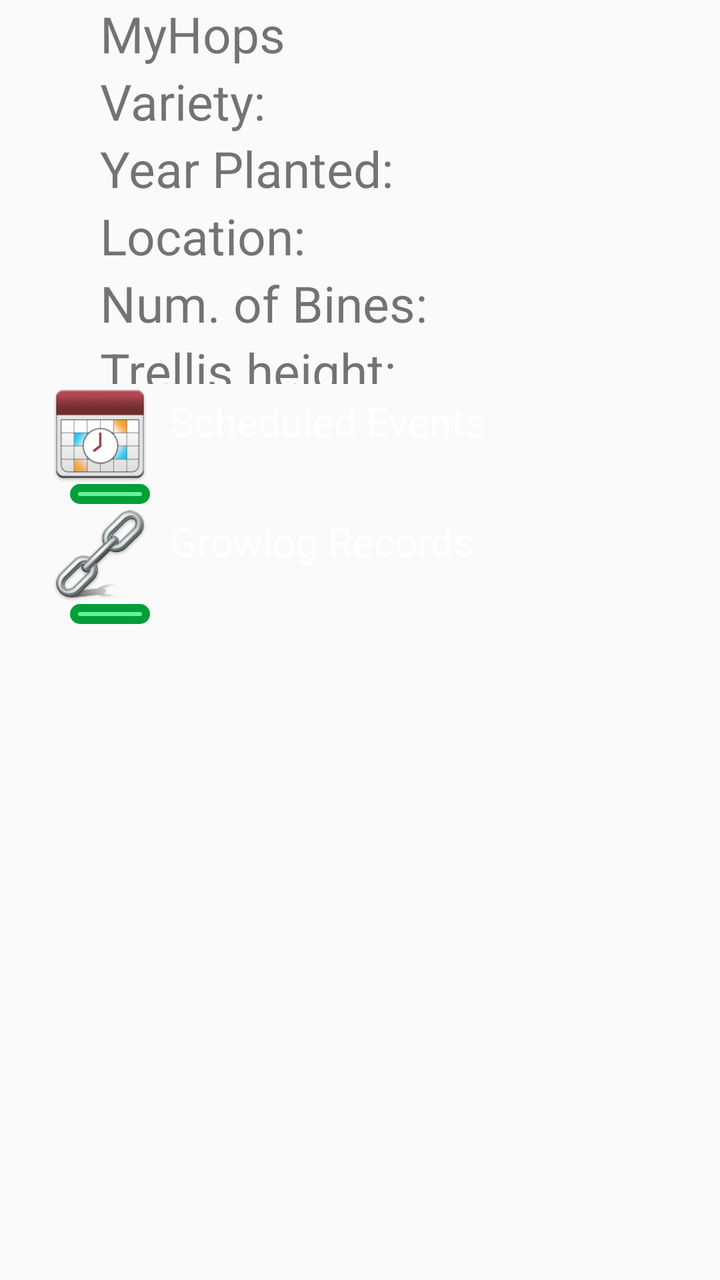
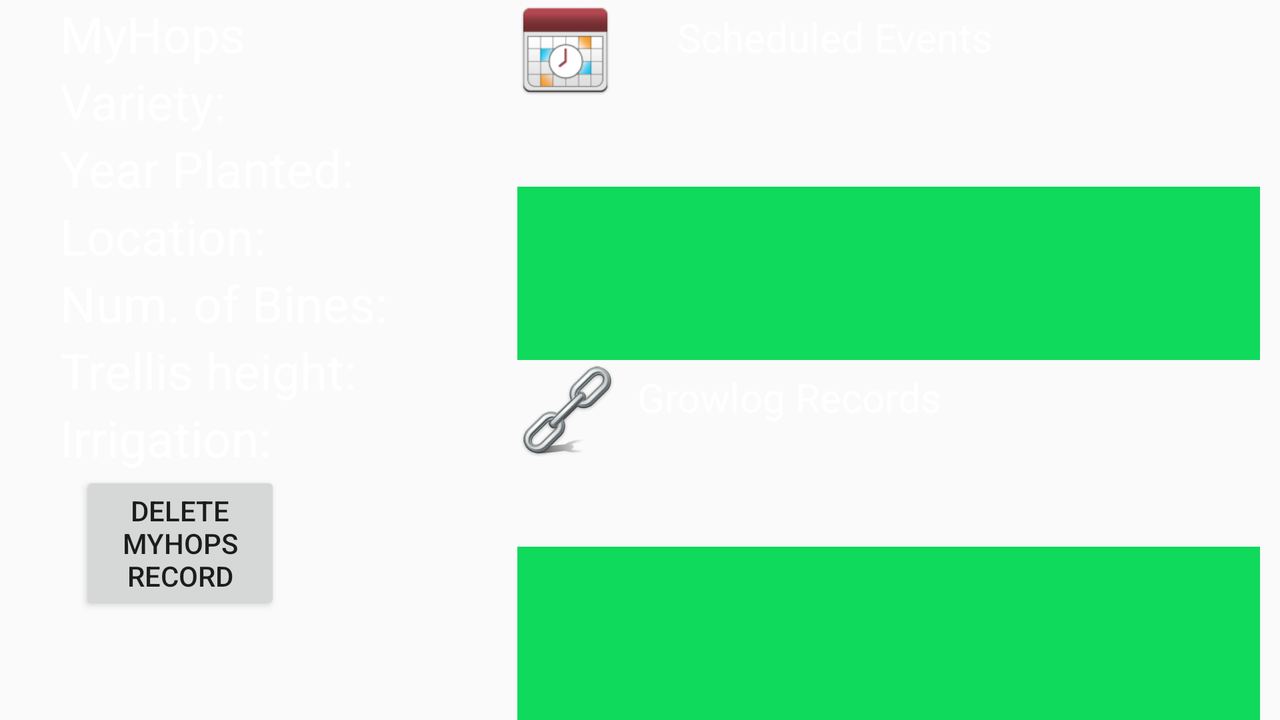

Compare how this app lays out the same screen by default and in its alternative resource folder. The renders come first, then the two layout files and the values they reference.
<!-- AndroidManifest.xml: application theme AppTheme -->
<!-- res/layout/mhfrag_disp.xml -->
<LinearLayout xmlns:android="http://schemas.android.com/apk/res/android"    android:layout_width="match_parent"    android:layout_height="match_parent"    android:orientation="vertical">    <TableLayout        android:layout_width="match_parent"        android:layout_height="0dp"        android:layout_marginLeft="25dp"        android:divider="@drawable/list_divider_hopcolor"        android:layout_weight=".3">        <TableRow android:layout_marginLeft="25dp">            <TextView                android:id="@+id/mhdisp_panel"                android:layout_width="wrap_content"                android:layout_height="wrap_content"                android:text="@string/mhdisp_panel"                android:textSize="25sp" />            <TextView                android:id="@+id/recordnum"                android:layout_width="wrap_content"                android:layout_height="wrap_content"                android:text=""                android:textSize="25sp" />        </TableRow>                <TableRow            android:id="@+id/disp_layout1"            android:layout_marginLeft="25dp"            android:layout_width="match_parent"            android:layout_height="wrap_content">            <TextView                android:layout_width="wrap_content"                android:layout_height="wrap_content"                android:textSize="25sp"                android:text="@string/variety" />            <TextView                android:id="@+id/disp_variety"                android:textSize="25sp"                android:layout_weight="66"                android:layout_width="0dp"                android:layout_height="wrap_content" />        </TableRow>                <TableRow            android:id="@+id/disp_layout_yrplant"            android:layout_marginLeft="25dp"            android:layout_width="match_parent"            android:layout_height="wrap_content">            <TextView                android:id="@+id/yptext"                android:layout_width="wrap_content"                android:layout_height="wrap_content"                android:textSize="25sp"                android:text="@string/yr_planted" />            <TextView                android:id="@+id/disp_yrplant"                android:textSize="25sp"                android:layout_height="wrap_content"                android:layout_weight="66"                android:layout_width="0dp"                android:entries="@array/yearsago" />        </TableRow>                <TableRow            android:id="@+id/disp_layout_loc"            android:layout_marginLeft="25dp"            android:layout_width="match_parent"            android:layout_height="wrap_content">            <TextView                android:id="@+id/textView1"                android:layout_width="wrap_content"                android:layout_height="wrap_content"                android:textSize="25sp"                android:text="@string/location" />            <TextView                android:id="@+id/disp_location"                android:textSize="25sp"                android:layout_height="wrap_content"                android:layout_weight="66"                android:layout_width="0dp" />        </TableRow>                <TableRow            android:id="@+id/disp_layout_acreage"            android:layout_marginLeft="25dp"            android:layout_width="match_parent"            android:layout_height="wrap_content"            android:visibility="gone">            <TextView                android:id="@+id/acreage_text"                android:layout_width="wrap_content"                android:layout_height="wrap_content"                android:textSize="25sp"                android:text="@string/acreage" />            <TextView                android:id="@+id/disp_acreage"                android:textSize="25sp"                android:layout_height="wrap_content"                android:layout_weight="66"                android:layout_width="0dp" />        </TableRow>                <TableRow            android:id="@+id/disp_layout_bines"            android:layout_marginLeft="25dp"            android:layout_width="match_parent"            android:layout_height="wrap_content">            <TextView                android:id="@+id/bines_text"                android:layout_width="wrap_content"                android:layout_height="wrap_content"                android:paddingRight="5dp"                android:textSize="25sp"                android:text="@string/num_bines" />            <TextView                android:id="@+id/disp_bines"                android:textSize="25sp"                android:layout_height="wrap_content"                android:layout_weight="66"                android:layout_width="0dp" />        </TableRow>                <TableRow            android:id="@+id/disp_layout_density"            android:layout_marginLeft="25dp"            android:layout_width="match_parent"            android:layout_height="wrap_content"            android:visibility="gone">            <TextView                android:layout_width="wrap_content"                android:layout_height="wrap_content"                android:textSize="25sp"                android:text="@string/density" />"            <TextView                android:id="@+id/disp_density"                android:textSize="25sp"                android:layout_height="wrap_content"                android:layout_weight="66"                android:layout_width="0dp" />        </TableRow>                <TableRow            android:id="@+id/disp_layout5"            android:layout_marginLeft="25dp"            android:layout_width="match_parent"            android:layout_height="wrap_content">            <TextView                android:layout_width="wrap_content"                android:layout_height="wrap_content"                android:textSize="25sp"                android:text="@string/trellis_hgt" />            <TextView                android:id="@+id/disp_trellis_height"                android:textSize="25sp"                android:layout_weight="66"                android:layout_width="0dp"                android:layout_height="wrap_content"                android:entries="@array/listTHeight" />        </TableRow>                <TableRow            android:id="@+id/disp_layout7"            android:layout_marginLeft="25dp"            android:layout_width="match_parent"            android:layout_height="wrap_content">            <TextView                android:layout_width="wrap_content"                android:layout_height="wrap_content"                android:textSize="25sp"                android:text="@string/irr_type" />            <TextView                android:id="@+id/disp_irrigation"                android:textSize="25sp"                android:layout_weight="66"                android:layout_width="0dp"                android:layout_height="wrap_content"                android:entries="@array/glrec_irrigate" />        </TableRow>        <TableRow            android:layout_width="match_parent"            android:layout_marginLeft="25dp"            android:layout_height="wrap_content"            android:visibility="gone">            <Button                android:id="@+id/mh_button_edit"                android:layout_height="wrap_content"                android:layout_width="wrap_content"                android:text="@string/edit_mh"                android:width="100dip"                android:layout_marginLeft="10dp"                android:layout_marginRight="10dp"                android:layout_weight="1" />            <Button                android:id="@+id/mh_button_clear"                android:layout_height="wrap_content"                android:layout_width="wrap_content"                android:text="@string/clear"                android:width="100dip"                android:layout_marginLeft="10dp"                android:layout_marginRight="10dp"                android:layout_weight="1"                android:visibility="invisible" />        </TableRow>    </TableLayout>        <TableLayout        android:layout_width="match_parent"        android:layout_height="0dp"        android:layout_marginRight="10dp"        android:divider="@drawable/list_divider_hopcolor"        android:layout_weight=".7">        <TableRow android:layout_marginLeft="25dp">            <ImageView                android:id="@+id/grid_item_image1"                android:layout_marginRight="10dp"                android:src="@drawable/schedule"                android:layout_width="50dp"                android:layout_height="50dp"></ImageView>            <TextView                android:id="@+id/grid_item_label1"                android:layout_width="wrap_content"                android:layout_height="wrap_content"                android:text="@string/mhschedule"                android:layout_marginTop="5dp"                android:textSize="20sp"                android:textColor="@color/white" />        </TableRow>        <TableRow android:layout_marginLeft="25dp">            <ListView                android:id="@+id/schedList"                android:layout_width="fill_parent"                android:layout_height="fill_parent"                android:layout_marginLeft="10dp"                android:layout_marginRight="10dp"                android:background="@drawable/list_border" />        </TableRow>        <TableRow android:layout_marginLeft="25dp">            <ImageView                android:id="@+id/grid_item_image2"                android:layout_marginRight="10dp"                android:src="@drawable/link"                android:layout_width="50dp"                android:layout_height="50dp"                android:contentDescription="icon"></ImageView>            <TextView                android:id="@+id/grid_item_label2"                android:layout_width="wrap_content"                android:layout_height="wrap_content"                android:text="@string/mhgrowlog"                android:layout_marginTop="5dp"                android:textSize="20sp"                android:textColor="@color/white" />        </TableRow>        <TableRow android:layout_marginLeft="25dp">            <ListView                android:id="@+id/growlogList"                android:layout_width="fill_parent"                android:layout_height="fill_parent"                android:layout_marginLeft="10dp"                android:layout_marginRight="10dp"                android:background="@drawable/list_border" />        </TableRow>            </TableLayout></LinearLayout>
<!-- resources referenced by this layout -->
<resources>
  <string-array name="glrec_irrigate">
          <item>select</item>
          <item>hose</item>
          <item>drip</item>
          <item>sprinkler</item>
          <item>sprayer</item>
          <item>trench</item>
          <item>underground</item>
      </string-array>
  <string-array name="listTHeight">
          <item>select</item>
          <item>22 feet</item>
          <item>21 feet</item>
          <item>20 feet</item>
          <item>19 feet</item>
          <item>18 feet</item>
          <item>17 feet</item>
          <item>16 feet</item>
          <item>15 feet</item>
          <item>14 feet</item>
          <item>13 feet</item>
          <item>12 feet</item>
          <item>11 feet</item>
          <item>10 feet</item>
          <item>9 foot</item>
          <item>8 feet</item>
          <item>7 feet</item>
          <item>6 feet</item>
          <item>5 feet</item>
          <item>4 feet</item>
          <item>3 feet</item>
          <item>2 feet</item>
          <item>1 feet</item>
          <item>6 inches</item>
          <item>new shoots</item>
  
      </string-array>
  <string-array name="yearsago">
          <item>select</item>
          <item>2000</item>
          <item>2001</item>
          <item>2002</item>
          <item>2003</item>
          <item>2004</item>
          <item>2005</item>
          <item>2006</item>
          <item>2007</item>
          <item>2008</item>
          <item>2009</item>
          <item>2010</item>
          <item>2011</item>
          <item>2012</item>
          <item>2013</item>
          <item>2014</item>
          <item>2015</item>
          <item>2016</item>
          <item>2017</item>
          <item>2018</item>
          <item>2019</item>
          <item>2020</item>
          <item>2021</item>
          <item>2022</item>
          <item>2023</item>
          <item>2024</item>
          <item>2025</item>
          <item>2026</item>
          <item>2027</item>
          <item>2028</item>
          <item>2029</item>
          <item>2030</item>
      </string-array>
  <item name="white" type="color">#FFFFFFFF</item>
  <!-- drawable link: png bitmap (drawable-land-hdpi, 6352 bytes) -->
  <!-- drawable list_border (drawable) -->
  <?xml version="1.0" encoding="utf-8"?>
  <shape xmlns:android="http://schemas.android.com/apk/res/android"    android:shape="rectangle">    <solid android:color="#64F298" />    <stroke        android:width="4dp"        android:color="#FF019E39" />    <padding        android:left="5dp"        android:top="5dp"        android:right="5dp"        android:bottom="5dp" />    <corners android:radius="8dp" /></shape>
  <!-- drawable list_divider_hopcolor (drawable) -->
  <?xml version="1.0" encoding="utf-8"?>
  <shape xmlns:android="http://schemas.android.com/apk/res/android"    android:shape="rectangle">    <stroke        android:width="1dip"        android:color="@color/hopcolor" /></shape>
  <!-- drawable schedule: png bitmap (drawable-hdpi, 4423 bytes) -->
  <string name="acreage">Acres:</string>
  <string name="clear">Clear</string>
  <string name="density">Bines per acre: </string>
  <string name="edit_mh">Edit MyHops Record</string>
  <string name="irr_type">Irrigation:</string>
  <string name="location">Location:</string>
  <string name="mhdisp_panel">MyHops</string>
  <string name="mhgrowlog">Growlog Records</string>
  <string name="mhschedule">Scheduled Events</string>
  <string name="num_bines">Num. of Bines: </string>
  <string name="trellis_hgt">Trellis height:</string>
  <string name="variety">Variety:</string>
  <string name="yr_planted">Year Planted:</string>
  <style name="AppTheme" parent="AppBaseTheme">
          
  
          <item name="android:alertDialogStyle">@style/Theme_HopGrower_Dialog</item>
  
  
      </style>
  <item name="hopcolor" type="color">#FF10DA5C</item>
  <!-- from res/values-v14/ -->
  <style name="AppBaseTheme" parent="Theme.AppCompat.Light.DarkActionBar">
          
      </style>
  <style name="Theme_HopGrower_Dialog" parent="@android:style/Theme.Dialog">
          <item name="android:textColor">#FFFFFF</item>
      </style>
</resources>
<!-- res/layout-land/mhfrag_disp.xml (the repository's variant of the layout above) -->
<!-- drawn on the phone turned sideways -->
<LinearLayout xmlns:android="http://schemas.android.com/apk/res/android"    android:layout_width="match_parent"    android:layout_height="match_parent"    android:orientation="horizontal">    <TableLayout        android:layout_width="0dp"        android:layout_height="match_parent"        android:layout_marginLeft="5dp"        android:divider="@drawable/list_divider_hopcolor"        android:layout_weight=".35">        <TableRow android:layout_marginLeft="25dp">            <TextView                android:id="@+id/mhdisp_panel"                android:layout_width="wrap_content"                android:layout_height="wrap_content"                android:text="@string/mhdisp_panel"                android:textSize="25sp"                android:paddingRight="3dp"                android:textColor="@color/white" />            <TextView                android:id="@+id/recordnum"                android:layout_width="wrap_content"                android:layout_height="wrap_content"                android:text=""                android:textSize="25sp"                android:textColor="@color/white" />        </TableRow>                <TableRow            android:id="@+id/disp_layout1"            android:layout_marginLeft="25dp"            android:layout_width="match_parent"            android:layout_height="wrap_content">            <TextView                android:layout_width="wrap_content"                android:layout_height="wrap_content"                android:textSize="25sp"                android:paddingRight="3dp"                android:text="@string/variety"                android:textColor="@color/white" />            <TextView                android:id="@+id/disp_variety"                android:textSize="25sp"                android:layout_weight="66"                android:layout_width="0dp"                android:layout_height="wrap_content"                android:textColor="@color/white" />        </TableRow>                <TableRow            android:id="@+id/disp_layout_yrplant"            android:layout_marginLeft="25dp"            android:layout_width="match_parent"            android:layout_height="wrap_content">            <TextView                android:id="@+id/yptext"                android:layout_width="wrap_content"                android:layout_height="wrap_content"                android:textSize="25sp"                android:paddingRight="3dp"                android:text="@string/yr_planted"                android:textColor="@color/white" />            <TextView                android:id="@+id/disp_yrplant"                android:textSize="25sp"                android:layout_height="wrap_content"                android:layout_weight="66"                android:layout_width="0dp"                android:entries="@array/yearsago"                android:textColor="@color/white" />        </TableRow>                <TableRow            android:id="@+id/disp_layout_loc"            android:layout_marginLeft="25dp"            android:layout_width="match_parent"            android:layout_height="wrap_content">            <TextView                android:id="@+id/textView1"                android:layout_width="wrap_content"                android:layout_height="wrap_content"                android:textSize="25sp"                android:paddingRight="3dp"                android:text="@string/location"                android:textColor="@color/white" />            <TextView                android:id="@+id/disp_location"                android:textSize="25sp"                android:layout_height="wrap_content"                android:layout_weight="66"                android:layout_width="0dp"                android:textColor="@color/white" />        </TableRow>                <TableRow            android:id="@+id/disp_layout_acreage"            android:layout_marginLeft="25dp"            android:layout_width="match_parent"            android:layout_height="wrap_content"            android:visibility="gone">            <TextView                android:id="@+id/acreage_text"                android:layout_width="wrap_content"                android:layout_height="wrap_content"                android:textSize="25sp"                android:paddingRight="3dp"                android:text="@string/acreage"                android:textColor="@color/white" />            <TextView                android:id="@+id/disp_acreage"                android:textSize="25sp"                android:layout_height="wrap_content"                android:layout_weight="66"                android:layout_width="0dp"                android:textColor="@color/white" />        </TableRow>                <TableRow            android:id="@+id/disp_layout_bines"            android:layout_marginLeft="25dp"            android:layout_width="match_parent"            android:layout_height="wrap_content">            <TextView                android:id="@+id/bines_text"                android:layout_width="wrap_content"                android:layout_height="wrap_content"                android:textSize="25sp"                android:paddingRight="3dp"                android:text="@string/num_bines"                android:textColor="@color/white" />            <TextView                android:id="@+id/disp_bines"                android:textSize="25sp"                android:layout_height="wrap_content"                android:layout_weight="66"                android:layout_width="0dp"                android:textColor="@color/white" />        </TableRow>                <TableRow            android:id="@+id/disp_layout_density"            android:layout_marginLeft="25dp"            android:layout_width="match_parent"            android:layout_height="wrap_content"            android:visibility="gone">            <TextView                android:layout_width="wrap_content"                android:layout_height="wrap_content"                android:textSize="25sp"                android:paddingRight="3dp"                android:text="@string/density"                android:textColor="@color/white" />            <TextView                android:id="@+id/disp_density"                android:textSize="25sp"                android:layout_height="wrap_content"                android:layout_weight="66"                android:layout_width="0dp"                android:textColor="@color/white" />        </TableRow>                <TableRow            android:id="@+id/disp_layout5"            android:layout_marginLeft="25dp"            android:layout_width="match_parent"            android:layout_height="wrap_content">            <TextView                android:layout_width="wrap_content"                android:layout_height="wrap_content"                android:textSize="25sp"                android:paddingRight="3dp"                android:text="@string/trellis_hgt"                android:textColor="@color/white" />            <TextView                android:id="@+id/disp_trellis_height"                android:textSize="25sp"                android:layout_weight="66"                android:layout_width="0dp"                android:layout_height="wrap_content"                android:entries="@array/listTHeight"                android:textColor="@color/white" />        </TableRow>                <TableRow            android:id="@+id/disp_layout7"            android:layout_marginLeft="25dp"            android:layout_width="match_parent"            android:layout_height="wrap_content">            <TextView                android:layout_width="wrap_content"                android:layout_height="wrap_content"                android:textSize="25sp"                android:paddingRight="3dp"                android:text="@string/irr_type"                android:textColor="@color/white" />            <TextView                android:id="@+id/disp_irrigation"                android:textSize="25sp"                android:layout_weight="66"                android:layout_width="0dp"                android:layout_height="wrap_content"                android:entries="@array/glrec_irrigate"                android:textColor="@color/white" />        </TableRow>        <TableRow            android:layout_width="match_parent"            android:layout_marginLeft="25dp"            android:layout_height="wrap_content">            <Button                android:id="@+id/mh_button_delete"                android:layout_height="wrap_content"                android:layout_width="wrap_content"                android:text="@string/delete_mh"                android:width="100dip"                android:layout_marginLeft="10dp"                android:layout_marginRight="10dp"                android:layout_weight="1" />            <Button                android:id="@+id/mh_button_clear"                android:layout_height="wrap_content"                android:layout_width="wrap_content"                android:text="@string/clear"                android:width="100dip"                android:layout_marginLeft="10dp"                android:layout_marginRight="10dp"                android:layout_weight="1"                android:visibility="invisible" />        </TableRow>    </TableLayout>        <TableLayout        android:layout_width="0dp"        android:layout_height="match_parent"        android:layout_marginRight="10dp"        android:divider="@drawable/list_divider_hopcolor"        android:layout_weight=".65"        android:stretchColumns="1">        <TableRow            android:layout_marginLeft="25dp"            android:layout_height="0dp"            android:layout_weight="2">            <ImageView                android:id="@+id/grid_item_image1"                android:layout_marginRight="10dp"                android:layout_marginLeft="10dp"                android:src="@drawable/schedule"                android:layout_width="50dp"                android:layout_height="50dp"                android:layout_gravity="left"></ImageView>            <TextView                android:id="@+id/grid_item_label1"                android:layout_width="match_parent"                android:layout_height="wrap_content"                android:gravity="left"                android:text="@string/mhschedule"                android:layout_marginTop="5dp"                android:textSize="20sp"                android:textColor="@color/white" />        </TableRow>        <TableRow            android:layout_marginLeft="25dp"            android:layout_height="0dp"            android:layout_weight="4">            <ListView                android:id="@+id/schedList"                android:layout_width="fill_parent"                android:layout_height="fill_parent"                android:layout_marginLeft="10dp"                android:layout_marginRight="10dp"                android:scrollbars="vertical"                android:layout_span="2"                android:background="#10DA5C"                android:fadeScrollbars="false"                android:paddingRight="20dp"                android:scrollbarStyle="insideInset"                android:scrollbarAlwaysDrawVerticalTrack="true"                android:scrollbarSize="20dip" />        </TableRow>        <TableRow            android:layout_marginLeft="25dp"            android:layout_height="0dp"            android:layout_weight="2">            <ImageView                android:id="@+id/grid_item_image2"                android:layout_marginRight="10dp"                android:layout_marginLeft="10dp"                android:src="@drawable/link"                android:layout_width="50dp"                android:layout_height="50dp"                android:contentDescription="icon"></ImageView>            <TextView                android:id="@+id/grid_item_label2"                android:layout_width="match_parent"                android:layout_height="wrap_content"                android:text="@string/mhgrowlog"                android:layout_marginTop="5dp"                android:textSize="20sp"                android:textColor="@color/white" />        </TableRow>        <TableRow            android:layout_marginLeft="25dp"            android:layout_height="0dp"            android:layout_weight="4">            <ListView                android:id="@+id/growlogList"                android:layout_width="fill_parent"                android:layout_height="fill_parent"                android:layout_marginLeft="10dp"                android:layout_marginRight="10dp"                android:scrollbars="vertical"                android:layout_span="2"                android:background="#10DA5C"                android:fadeScrollbars="false"                android:paddingRight="20dp"                android:scrollbarStyle="insideInset"                android:scrollbarAlwaysDrawVerticalTrack="true"                android:scrollbarSize="20dip" />        </TableRow>            </TableLayout></LinearLayout>
<!-- resources referenced by the variant -->
<!-- as the phone turned sideways resolves them -->
<resources>
  <string-array name="glrec_irrigate">
          <item>select</item>
          <item>hose</item>
          <item>drip</item>
          <item>sprinkler</item>
          <item>sprayer</item>
          <item>trench</item>
          <item>underground</item>
      </string-array>
  <string-array name="listTHeight">
          <item>select</item>
          <item>22 feet</item>
          <item>21 feet</item>
          <item>20 feet</item>
          <item>19 feet</item>
          <item>18 feet</item>
          <item>17 feet</item>
          <item>16 feet</item>
          <item>15 feet</item>
          <item>14 feet</item>
          <item>13 feet</item>
          <item>12 feet</item>
          <item>11 feet</item>
          <item>10 feet</item>
          <item>9 foot</item>
          <item>8 feet</item>
          <item>7 feet</item>
          <item>6 feet</item>
          <item>5 feet</item>
          <item>4 feet</item>
          <item>3 feet</item>
          <item>2 feet</item>
          <item>1 feet</item>
          <item>6 inches</item>
          <item>new shoots</item>
  
      </string-array>
  <string-array name="yearsago">
          <item>select</item>
          <item>2000</item>
          <item>2001</item>
          <item>2002</item>
          <item>2003</item>
          <item>2004</item>
          <item>2005</item>
          <item>2006</item>
          <item>2007</item>
          <item>2008</item>
          <item>2009</item>
          <item>2010</item>
          <item>2011</item>
          <item>2012</item>
          <item>2013</item>
          <item>2014</item>
          <item>2015</item>
          <item>2016</item>
          <item>2017</item>
          <item>2018</item>
          <item>2019</item>
          <item>2020</item>
          <item>2021</item>
          <item>2022</item>
          <item>2023</item>
          <item>2024</item>
          <item>2025</item>
          <item>2026</item>
          <item>2027</item>
          <item>2028</item>
          <item>2029</item>
          <item>2030</item>
      </string-array>
  <item name="white" type="color">#FFFFFFFF</item>
  <!-- drawable link: png bitmap (drawable-land-hdpi, 6352 bytes) -->
  <!-- drawable list_divider_hopcolor (drawable) -->
  <?xml version="1.0" encoding="utf-8"?>
  <shape xmlns:android="http://schemas.android.com/apk/res/android"    android:shape="rectangle">    <stroke        android:width="1dip"        android:color="@color/hopcolor" /></shape>
  <!-- drawable schedule: png bitmap (drawable-hdpi, 4423 bytes) -->
  <string name="acreage">Acres:</string>
  <string name="clear">Clear</string>
  <string name="delete_mh">Delete MyHops Record</string>
  <string name="density">Bines per acre: </string>
  <string name="irr_type">Irrigation:</string>
  <string name="location">Location:</string>
  <string name="mhdisp_panel">MyHops</string>
  <string name="mhgrowlog">Growlog Records</string>
  <string name="mhschedule">Scheduled Events</string>
  <string name="num_bines">Num. of Bines: </string>
  <string name="trellis_hgt">Trellis height:</string>
  <string name="variety">Variety:</string>
  <string name="yr_planted">Year Planted:</string>
  <style name="AppTheme" parent="AppBaseTheme">
          
  
          <item name="android:alertDialogStyle">@style/Theme_HopGrower_Dialog</item>
  
  
      </style>
  <item name="hopcolor" type="color">#FF10DA5C</item>
  <!-- from res/values-v14/ -->
  <style name="AppBaseTheme" parent="Theme.AppCompat.Light.DarkActionBar">
          
      </style>
  <style name="Theme_HopGrower_Dialog" parent="@android:style/Theme.Dialog">
          <item name="android:textColor">#FFFFFF</item>
      </style>
</resources>
